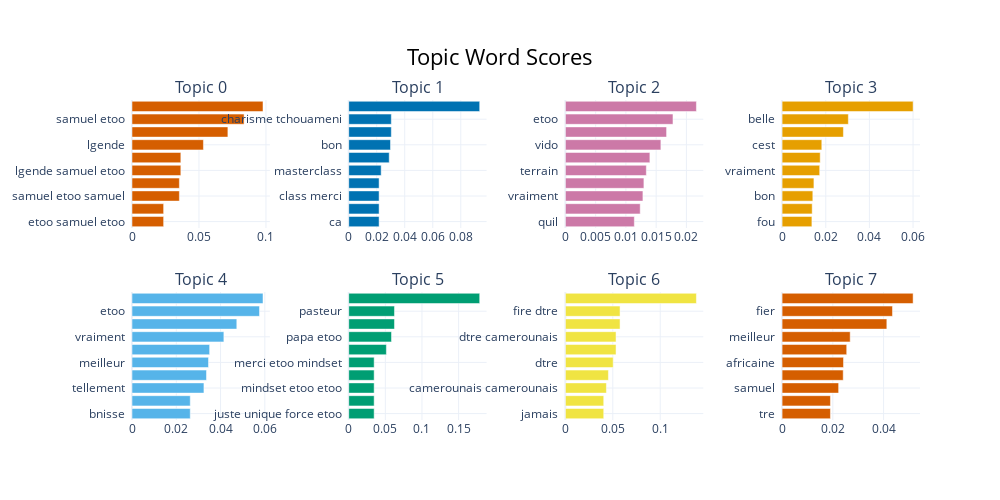

Notebook code for this chart:
### Code cell
topic_model.visualize_barchart( n_words=10)

### Figure 1 — Plotly figure (JSON) as saved in the notebook; plotly's stock layout.template omitted (floating-point values rounded to 4 significant figures)
{"data": [{"marker": {"color": "#D55E00"}, "orientation": "h", "type": "bar", "x": [0.02361, 0.02361, 0.03537, 0.03537, 0.03647, 0.03647, 0.05333, 0.07159, 0.08368, 0.09781], "xaxis": "x", "y": ["etoo samuel etoo  ", "samuel etoo samuel etoo  ", "samuel etoo samuel  ", "etoo samuel  ", "lgende samuel etoo  ", "lgende samuel  ", "lgende  ", "etoo  ", "samuel etoo  ", "samuel  "], "yaxis": "y"}, {"marker": {"color": "#0072B2"}, "orientation": "h", "type": "bar", "x": [0.0217, 0.0217, 0.0217, 0.0217, 0.02318, 0.02892, 0.02984, 0.03042, 0.03042, 0.09352], "xaxis": "x2", "y": ["ca  ", "taff  ", "class merci  ", "master class merci  ", "masterclass  ", "charisme  ", "bon  ", "tchouameni bon  ", "charisme tchouameni  ", "tchouameni  "], "yaxis": "y2"}, {"marker": {"color": "#CC79A7"}, "orientation": "h", "type": "bar", "x": [0.01139, 0.01237, 0.01282, 0.01298, 0.01338, 0.01397, 0.01579, 0.01672, 0.01778, 0.02166], "xaxis": "x3", "y": ["quil  ", "aurlien  ", "vraiment  ", "carrire  ", "terrain  ", "bon  ", "vido  ", "doumb  ", "etoo  ", "cest  "], "yaxis": "y3"}, {"marker": {"color": "#E69F00"}, "orientation": "h", "type": "bar", "x": [0.01365, 0.01379, 0.01408, 0.01458, 0.01722, 0.01746, 0.01819, 0.02809, 0.03036, 0.06003], "xaxis": "x4", "y": ["fou  ", "etoo  ", "bon  ", "masterclass  ", "vraiment  ", "pense  ", "cest  ", "belle mission  ", "belle  ", "mission  "], "yaxis": "y4"}, {"marker": {"color": "#56B4E9"}, "orientation": "h", "type": "bar", "x": [0.02632, 0.02632, 0.03249, 0.03365, 0.03456, 0.03507, 0.0415, 0.04734, 0.05759, 0.05918], "xaxis": "x5", "y": ["bnisse  ", "dieu bnisse  ", "tellement  ", "etoo vraiment  ", "meilleur  ", "heures  ", "vraiment  ", "samuel etoo  ", "etoo  ", "samuel  "], "yaxis": "y5"}, {"marker": {"color": "#009E73"}, "orientation": "h", "type": "bar", "x": [0.03473, 0.03473, 0.03473, 0.03473, 0.03473, 0.05142, 0.05839, 0.06248, 0.06248, 0.1788], "xaxis": "x6", "y": ["juste unique force etoo  ", "papa etoo seul pasteur  ", "mindset etoo etoo  ", "mindset etoo etoo dfait  ", "merci etoo mindset  ", "papa  ", "papa etoo  ", "etoo etoo  ", "pasteur  ", "etoo  "], "yaxis": "y6"}, {"marker": {"color": "#F0E442"}, "orientation": "h", "type": "bar", "x": [0.04042, 0.04042, 0.04325, 0.04536, 0.0504, 0.0534, 0.0534, 0.05763, 0.05763, 0.1382], "xaxis": "x7", "y": ["jamais  ", "mot  ", "camerounais camerounais  ", "cameroun  ", "dtre  ", "fire  ", "dtre camerounais  ", "fire dtre camerounais  ", "fire dtre  ", "camerounais  "], "yaxis": "y7"}, {"marker": {"color": "#D55E00"}, "orientation": "h", "type": "bar", "x": [0.01905, 0.01905, 0.02228, 0.02408, 0.0242, 0.02547, 0.02683, 0.04128, 0.0435, 0.05163], "xaxis": "x8", "y": ["tre  ", "toujours  ", "samuel  ", "merci  ", "africaine  ", "africains  ", "meilleur  ", "etoo  ", "fier  ", "africain  "], "yaxis": "y8"}], "layout": {"annotations": [{"font": {"size": 16}, "showarrow": false, "text": "Topic 0", "x": 0.0875, "xanchor": "center", "xref": "paper", "y": 1, "yanchor": "bottom", "yref": "paper"}, {"font": {"size": 16}, "showarrow": false, "text": "Topic 1", "x": 0.3625, "xanchor": "center", "xref": "paper", "y": 1, "yanchor": "bottom", "yref": "paper"}, {"font": {"size": 16}, "showarrow": false, "text": "Topic 2", "x": 0.6375, "xanchor": "center", "xref": "paper", "y": 1, "yanchor": "bottom", "yref": "paper"}, {"font": {"size": 16}, "showarrow": false, "text": "Topic 3", "x": 0.9125, "xanchor": "center", "xref": "paper", "y": 1, "yanchor": "bottom", "yref": "paper"}, {"font": {"size": 16}, "showarrow": false, "text": "Topic 4", "x": 0.0875, "xanchor": "center", "xref": "paper", "y": 0.4, "yanchor": "bottom", "yref": "paper"}, {"font": {"size": 16}, "showarrow": false, "text": "Topic 5", "x": 0.3625, "xanchor": "center", "xref": "paper", "y": 0.4, "yanchor": "bottom", "yref": "paper"}, {"font": {"size": 16}, "showarrow": false, "text": "Topic 6", "x": 0.6375, "xanchor": "center", "xref": "paper", "y": 0.4, "yanchor": "bottom", "yref": "paper"}, {"font": {"size": 16}, "showarrow": false, "text": "Topic 7", "x": 0.9125, "xanchor": "center", "xref": "paper", "y": 0.4, "yanchor": "bottom", "yref": "paper"}], "height": 500, "hoverlabel": {"bgcolor": "white", "font": {"family": "Rockwell", "size": 16}}, "showlegend": false, "title": {"font": {"color": "Black", "size": 22}, "text": "Topic Word Scores", "x": 0.5, "xanchor": "center", "yanchor": "top"}, "width": 1000, "xaxis": {"anchor": "y", "domain": [0, 0.175], "showgrid": true}, "xaxis2": {"anchor": "y2", "domain": [0.275, 0.45], "showgrid": true}, "xaxis3": {"anchor": "y3", "domain": [0.55, 0.725], "showgrid": true}, "xaxis4": {"anchor": "y4", "domain": [0.825, 1], "showgrid": true}, "xaxis5": {"anchor": "y5", "domain": [0, 0.175], "showgrid": true}, "xaxis6": {"anchor": "y6", "domain": [0.275, 0.45], "showgrid": true}, "xaxis7": {"anchor": "y7", "domain": [0.55, 0.725], "showgrid": true}, "xaxis8": {"anchor": "y8", "domain": [0.825, 1], "showgrid": true}, "yaxis": {"anchor": "x", "domain": [0.6, 1], "showgrid": true}, "yaxis2": {"anchor": "x2", "domain": [0.6, 1], "showgrid": true}, "yaxis3": {"anchor": "x3", "domain": [0.6, 1], "showgrid": true}, "yaxis4": {"anchor": "x4", "domain": [0.6, 1], "showgrid": true}, "yaxis5": {"anchor": "x5", "domain": [0, 0.4], "showgrid": true}, "yaxis6": {"anchor": "x6", "domain": [0, 0.4], "showgrid": true}, "yaxis7": {"anchor": "x7", "domain": [0, 0.4], "showgrid": true}, "yaxis8": {"anchor": "x8", "domain": [0, 0.4], "showgrid": true}}}
